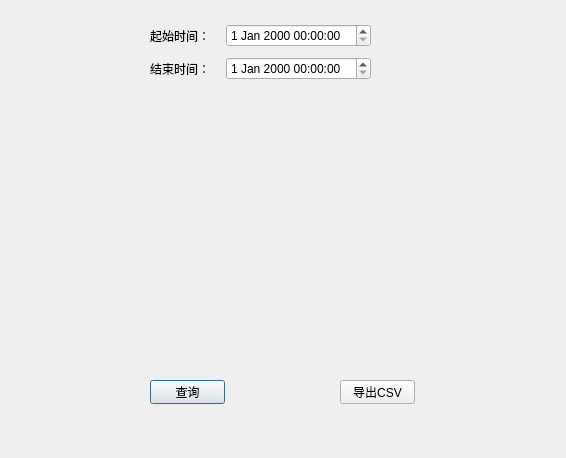
<?xml version="1.0" encoding="UTF-8"?>
<ui version="4.0">
 <class>HistoryDialog</class>
 <widget class="QDialog" name="HistoryDialog">
  <property name="geometry">
   <rect>
    <x>0</x>
    <y>0</y>
    <width>566</width>
    <height>458</height>
   </rect>
  </property>
  <property name="windowTitle">
   <string>Dialog</string>
  </property>
  <widget class="QPushButton" name="btnQuery">
   <property name="geometry">
    <rect>
     <x>150</x>
     <y>380</y>
     <width>75</width>
     <height>24</height>
    </rect>
   </property>
   <property name="text">
    <string>查询</string>
   </property>
  </widget>
  <widget class="QCustomPlot" name="plotHistory" native="true">
   <property name="geometry">
    <rect>
     <x>60</x>
     <y>90</y>
     <width>461</width>
     <height>271</height>
    </rect>
   </property>
  </widget>
  <widget class="QWidget" name="widget" native="true">
   <property name="geometry">
    <rect>
     <x>150</x>
     <y>20</y>
     <width>251</width>
     <height>64</height>
    </rect>
   </property>
   <layout class="QGridLayout" name="gridLayout">
    <item row="1" column="2">
     <widget class="QDateTimeEdit" name="dtEnd"/>
    </item>
    <item row="0" column="3">
     <spacer name="horizontalSpacer">
      <property name="orientation">
       <enum>Qt::Horizontal</enum>
      </property>
      <property name="sizeHint" stdset="0">
       <size>
        <width>40</width>
        <height>20</height>
       </size>
      </property>
     </spacer>
    </item>
    <item row="0" column="2">
     <widget class="QDateTimeEdit" name="dtStart"/>
    </item>
    <item row="0" column="0">
     <widget class="QLabel" name="label">
      <property name="text">
       <string>起始时间：</string>
      </property>
     </widget>
    </item>
    <item row="1" column="0">
     <widget class="QLabel" name="label_2">
      <property name="text">
       <string>结束时间：</string>
      </property>
     </widget>
    </item>
    <item row="0" column="1">
     <spacer name="horizontalSpacer_2">
      <property name="orientation">
       <enum>Qt::Horizontal</enum>
      </property>
      <property name="sizeType">
       <enum>QSizePolicy::Fixed</enum>
      </property>
      <property name="sizeHint" stdset="0">
       <size>
        <width>10</width>
        <height>20</height>
       </size>
      </property>
     </spacer>
    </item>
   </layout>
  </widget>
  <widget class="QPushButton" name="btnExportCSV">
   <property name="geometry">
    <rect>
     <x>340</x>
     <y>380</y>
     <width>75</width>
     <height>24</height>
    </rect>
   </property>
   <property name="text">
    <string>导出CSV</string>
   </property>
  </widget>
  <widget class="QLabel" name="lblStatus">
   <property name="geometry">
    <rect>
     <x>10</x>
     <y>430</y>
     <width>341</width>
     <height>20</height>
    </rect>
   </property>
   <property name="text">
    <string/>
   </property>
  </widget>
 </widget>
 <customwidgets>
  <customwidget>
   <class>QCustomPlot</class>
   <extends>QWidget</extends>
   <header>qcustomplot.h</header>
   <container>1</container>
  </customwidget>
 </customwidgets>
 <resources/>
 <connections/>
</ui>
